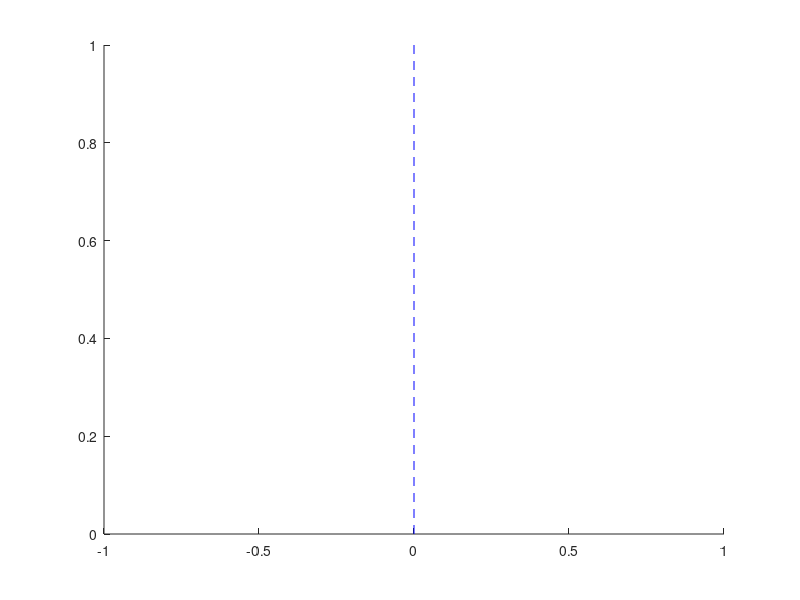

MATLAB code to generate this figure: (Note: this script raises an error after producing the figure.)
currXlim=xlim;
currYlim=ylim;

xMax=currXlim(2);
xMin=currXlim(1);

newXTicks=[];

hold on
for mi=-100:100
    currMarkerX=0.1*mi;
    
    if(currMarkerX>=currXlim(1) && currMarkerX<=currXlim(2))
        plot([currMarkerX currMarkerX],currYlim,'b--')
        alpha 0.1
        newXTicks=[newXTicks currMarkerX];
    end
end

set(gca, 'XTick', newXTicks)